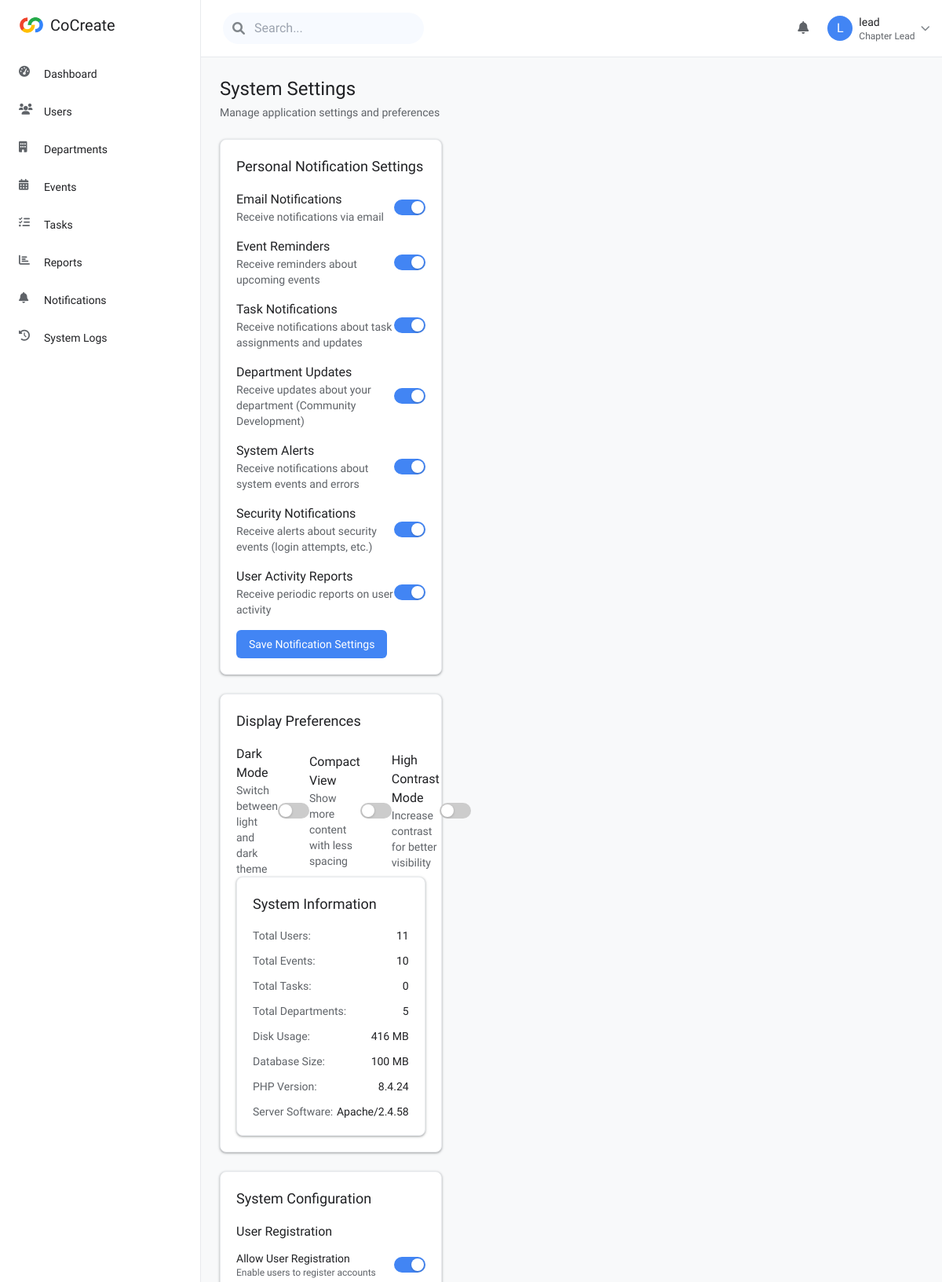
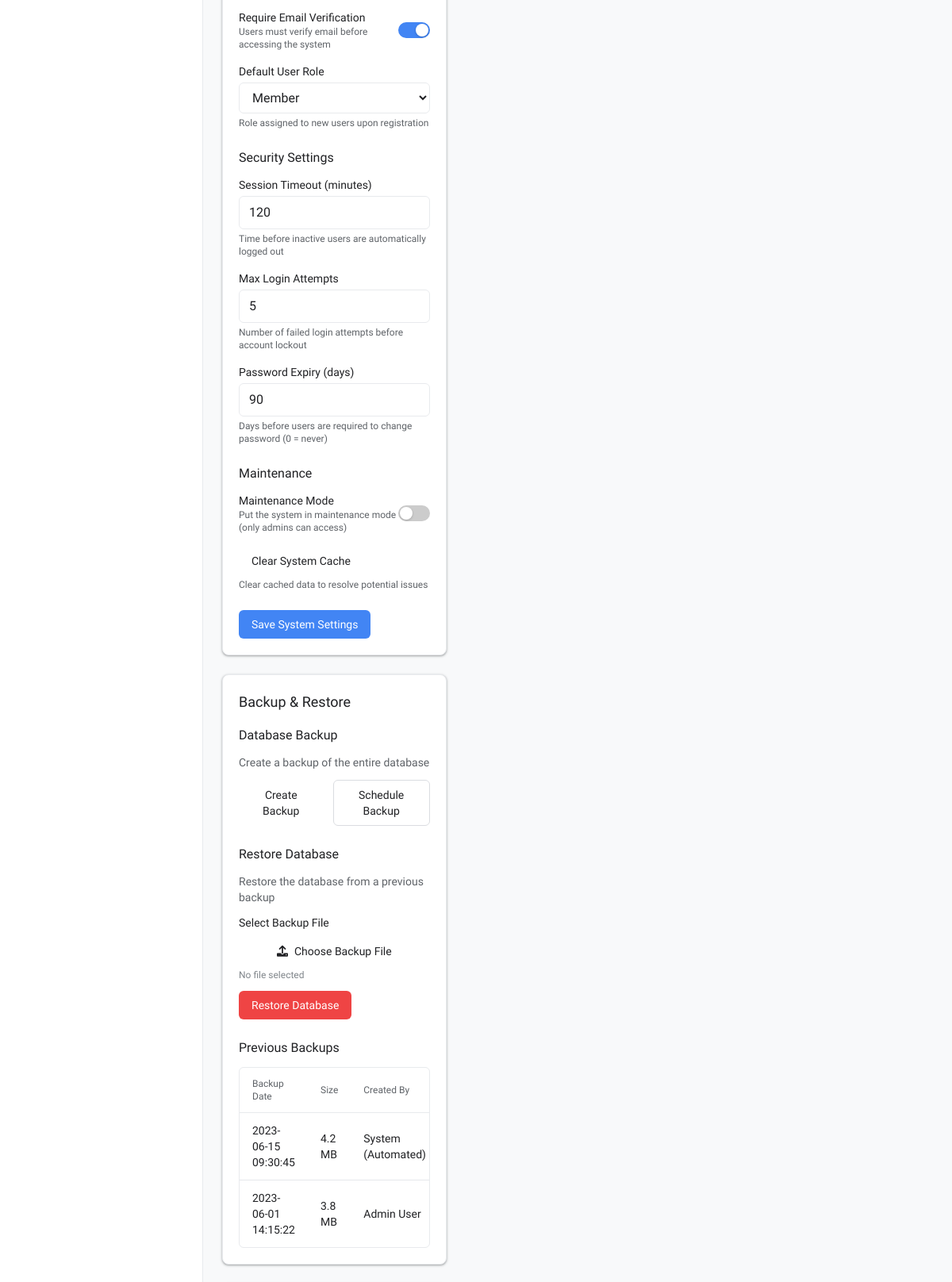
The app's page /router.php?page=lead_settings (signed in, upper part) with its own data (2 pictures, top to bottom).
### tables this page shows
CREATE TABLE `users` (
  `user_id` int(11) NOT NULL,
  `username` varchar(50) NOT NULL,
  `email` varchar(100) NOT NULL,
  `password` varchar(255) NOT NULL,
  `first_name` varchar(50) DEFAULT NULL,
  `last_name` varchar(50) DEFAULT NULL,
  `role_id` int(11) NOT NULL,
  `department_id` int(11) DEFAULT NULL,
  `profile_image` varchar(255) DEFAULT NULL,
  `bio` text DEFAULT NULL,
  `phone` varchar(20) DEFAULT NULL,
  `is_active` tinyint(1) DEFAULT 1,
  `last_login` timestamp NULL DEFAULT NULL,
  `created_at` timestamp NULL DEFAULT current_timestamp(),
  `updated_at` timestamp NULL DEFAULT current_timestamp() ON UPDATE current_timestamp()
);

CREATE TABLE `departments` (
  `department_id` int(11) NOT NULL,
  `name` varchar(100) NOT NULL,
  `description` text DEFAULT NULL,
  `created_at` timestamp NULL DEFAULT current_timestamp(),
  `updated_at` timestamp NULL DEFAULT current_timestamp() ON UPDATE current_timestamp()
);

### router.php (the view, shortened to what the rows shown need)
<?php
require_once 'config/database.php';
require_once 'includes/auth.php';
$auth = new Auth();
$currentUser = $auth->getCurrentUser();
$role_id = $currentUser['role_id'];
$allowed_pages = [];
if ($role_id == ROLE_ADMIN) {
    $allowed_pages = [
        'lead_dashboard' => 'views/lead/dashboard.php',
        'lead_users' => 'views/lead/users.php',
        'lead_departments' => 'views/lead/departments.php',
        'lead_events' => 'views/lead/events.php',
        'lead_tasks' => 'views/lead/tasks.php',
        'lead_reports' => 'views/lead/reports.php',
        'lead_settings' => 'views/lead/settings.php',
        'lead_profile' => 'views/lead/profile.php',
        'lead_notifications' => 'views/lead/notifications.php',
        'lead_logs' => 'views/lead/logs.php',
        '404' => 'views/404.php',
    ];
} else {
    header('Location: login.php');
    exit();
}
$page = $_GET['page'] ?? ($_SESSION['last_page'] ?? array_key_first($allowed_pages));
$file_to_include = $allowed_pages[$page];
?>
<!DOCTYPE html>
<html lang="en">
<head>
    <link href="https://cdn.jsdelivr.net/npm/tailwindcss@2.2.19/dist/tailwind.min.css" rel="stylesheet">
    <link rel="stylesheet" href="https://cdnjs.cloudflare.com/ajax/libs/font-awesome/6.0.0-beta3/css/all.min.css">
    <link rel="stylesheet" href="public/assets/css/theme.css">
</head>
<body>
    <div class="flex h-screen">
        <aside class="sidebar h-full flex flex-col" id="sidebar">
            <div class="px-6 py-4 flex items-center">
                <h1 class="text-xl font-medium" style="color: var(--color-text-primary);"><?php echo APP_NAME; ?></h1>
            </div>
        </aside>
        <div class="flex-1 flex flex-col overflow-hidden">
            <?php include_once 'includes/topnav.php'; ?>
            <main class="content-area flex-1 p-6">
                <?php
                if (file_exists($file_to_include)) {
                    include_once $file_to_include;
                } else {
                    echo "Error: File not found.";
                }
                ?>
            </main>
        </div>
    </div>
</body>
</html>

### includes/topnav.php (shortened to what the rows shown need)
<?php
$currentUser = $_SESSION['user'] ?? null;
?>
<header class="flex-shrink-0 border-b" style="border-color: var(--color-border-light); background-color: var(--color-surface);">
    <div class="flex items-center justify-between p-4">
        <div class="flex items-center space-x-4">
            <div class="relative">
                <button id="user-menu-button" class="flex items-center space-x-2 focus:outline-none">
                    <div class="w-8 h-8 rounded-full overflow-hidden bg-gray-200">
                        <?php if (!empty($currentUser['profile_image'])): ?>
                            <img src="<?php echo htmlspecialchars($currentUser['profile_image']); ?>" alt="Profile" class="w-full h-full object-cover">
                        <?php else: ?>
                            <div class="w-full h-full flex items-center justify-center" style="background-color: #4285F4; color: white;">
                                <span><?php echo strtoupper(substr($currentUser['username'] ?? 'U', 0, 1)); ?></span>
                            </div>
                        <?php endif; ?>
                    </div>
                    <div class="hidden md:block text-left">
                        <p class="text-sm font-medium" style="color: var(--color-text-primary);">
                            <?php echo htmlspecialchars($currentUser['username'] ?? 'User'); ?>
                        </p>
                        <p class="text-xs" style="color: var(--color-text-secondary);">
                            <?php
                            $role_id = $currentUser['role_id'] ?? 0;
                            $roleDisplay = 'User';
                            if ($role_id == 1) {
                                $roleDisplay = 'Chapter Lead';
                            } elseif ($role_id == 2) {
                                $roleDisplay = 'Department Lead';
                            } elseif ($role_id == 3) {
                                $roleDisplay = 'Officer';
                            } elseif ($role_id == 4) {
                                $roleDisplay = 'Member';
                            }
                            echo htmlspecialchars($roleDisplay);
                            ?>
                        </p>
                    </div>
                </button>
            </div>
        </div>
    </div>
</header>

### views/lead/settings.php (shortened to what the rows shown need)
<?php
$database = new Database();
$conn = $database->getConnection();
$user_id = $_SESSION['user_id'];
$settings = [
    'email_notifications' => 1,
    'event_reminders' => 1,
    'task_notifications' => 1,
    'department_updates' => 1,
    'system_alerts' => 1,
    'security_notifications' => 1,
    'user_activity_reports' => 1
];
$departmentInfo = null;
try {
  $query = "SELECT u.department_id, d.name as department_name
            FROM users u
            LEFT JOIN departments d ON u.department_id = d.department_id
            WHERE u.user_id = ?";
  $stmt = $conn->prepare($query);
  $stmt->bindParam(1, $user_id, PDO::PARAM_INT);
  $stmt->execute();
  $departmentInfo = $stmt->fetch(PDO::FETCH_ASSOC);
} catch (PDOException $e) {
  error_log("Database error: " . $e->getMessage());
}
?>
<div class="mb-6">
  <h1 class="text-2xl font-normal mb-1" style="color: var(--color-text-primary);">System Settings</h1>
</div>
<div class="grid grid-cols-1 lg:grid-cols-3 gap-6">
  <div class="lg:col-span-1">
      <div class="google-card p-5 mb-6">
          <h2 class="text-lg font-medium mb-4" style="color: var(--color-text-primary);">Personal Notification Settings</h2>
          <form method="post" action="" id="personalSettingsForm">
              <div class="space-y-4">
                  <?php if ($departmentInfo && $departmentInfo['department_id']): ?>
                  <div class="flex items-center justify-between">
                      <div>
                          <h3 class="text-md font-medium" style="color: var(--color-text-primary);">Department Updates</h3>
                          <p class="text-sm" style="color: var(--color-text-secondary);">Receive updates about your department (<?php echo htmlspecialchars($departmentInfo['department_name']); ?>)</p>
                      </div>
                      <div class="toggle-wrapper">
                          <div class="toggle-switch" onclick="toggleSetting('department_updates')" title="Toggle department updates">
                              <div class="toggle-track" id="track_department_updates" data-active="<?php echo isset($settings['department_updates']) && $settings['department_updates'] ? 'true' : 'false'; ?>">
                                  <div class="toggle-thumb"></div>
                              </div>
                          </div>
                      </div>
                  </div>
                  <?php endif; ?>
              </div>
          </form>
      </div>
      <div class="google-card p-5 mb-6">
          <h2 class="text-lg font-medium mb-4" style="color: var(--color-text-primary);">Display Preferences</h2>
        <div class="google-card p-5">
            <h2 class="text-lg font-medium mb-4" style="color: var(--color-text-primary);">System Information</h2>
        </div>
    </div>
    <div class="lg:col-span-2">
        <div class="google-card p-5 mb-6">
            <h2 class="text-lg font-medium mb-4" style="color: var(--color-text-primary);">System Configuration</h2>
        </div>
        <div class="google-card p-5 mb-6">
            <h2 class="text-lg font-medium mb-4" style="color: var(--color-text-primary);">Backup & Restore</h2>
            <div class="space-y-6">
                <div>
                    <div class="border rounded-md" style="border-color: var(--color-border-light);">
                        <div class="overflow-x-auto">
                            <table class="min-w-full divide-y" style="border-color: var(--color-border-light);">
                                <thead>
                                    <tr style="background-color: var(--color-surface-variant);">
                                        <th class="px-4 py-3 text-left text-xs font-medium" style="color: var(--color-text-secondary);">Backup Date</th>
                                        <th class="px-4 py-3 text-left text-xs font-medium" style="color: var(--color-text-secondary);">Size</th>
                                        <th class="px-4 py-3 text-left text-xs font-medium" style="color: var(--color-text-secondary);">Created By</th>
                                    </tr>
                                </thead>
                            </table>
                        </div>
                    </div>
                </div>
            </div>
        </div>
    </div>
</div>

### records on screen
users: username "L", username "lead", role "Chapter Lead", department.name "Community Development"

### other values on screen
APP_NAME "CoCreate"
$item['name'] "Dashboard"
$item['name'] "Users"
$item['name'] "Departments"
$item['name'] "Events"
$item['name'] "Tasks"
$item['name'] "Reports"
$item['name'] "Notifications"
$item['name'] "System Logs"
$systemStats['total_users'] "11"
$systemStats['total_events'] "10"
$systemStats['total_tasks'] "0"
$systemStats['total_departments'] "5"
$systemStats['disk_usage'] "416 MB"
$systemStats['database_size'] "100 MB"
